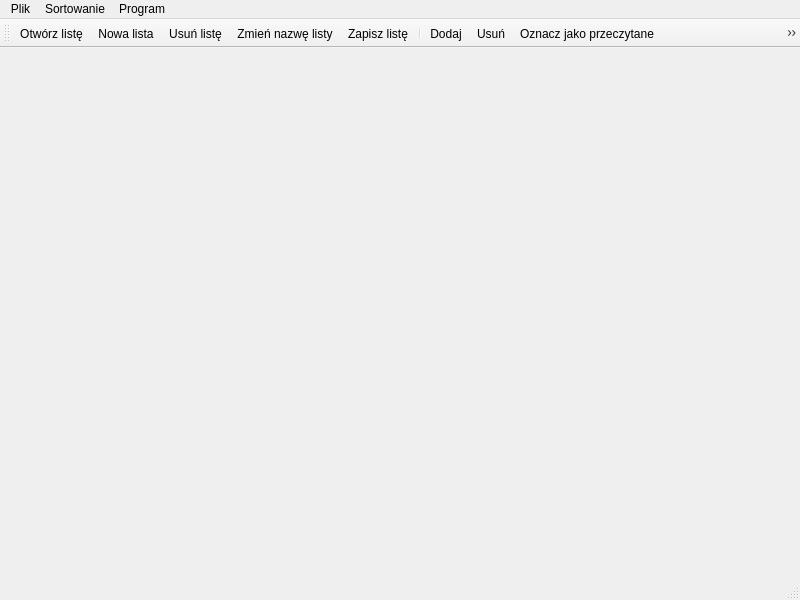
<?xml version="1.0" encoding="UTF-8"?>
<ui version="4.0">
 <class>MainWindow</class>
 <widget class="QMainWindow" name="MainWindow">
  <property name="geometry">
   <rect>
    <x>0</x>
    <y>0</y>
    <width>800</width>
    <height>600</height>
   </rect>
  </property>
  <property name="windowTitle">
   <string>E-Biblioteka</string>
  </property>
  <property name="windowIcon">
   <iconset resource="resources.qrc">
    <normaloff>:/icons/library.png</normaloff>:/icons/library.png</iconset>
  </property>
  <widget class="QWidget" name="centralwidget">
   <layout class="QVBoxLayout" name="verticalLayout"/>
  </widget>
  <widget class="QMenuBar" name="menubar">
   <property name="geometry">
    <rect>
     <x>0</x>
     <y>0</y>
     <width>800</width>
     <height>21</height>
    </rect>
   </property>
   <widget class="QMenu" name="menuPlik">
    <property name="title">
     <string>Plik</string>
    </property>
    <addaction name="actionNewList"/>
    <addaction name="actionOpenList"/>
    <addaction name="actionSaveList"/>
   </widget>
   <widget class="QMenu" name="menuProgram">
    <property name="title">
     <string>Program</string>
    </property>
    <addaction name="actionExit"/>
   </widget>
   <widget class="QMenu" name="menuSortowanie">
    <property name="title">
     <string>Sortowanie</string>
    </property>
    <widget class="QMenu" name="menuAutor">
     <property name="title">
      <string>Autor</string>
     </property>
     <addaction name="actionSortAuthorAlpha"/>
     <addaction name="actionSortAuthorRev"/>
    </widget>
    <widget class="QMenu" name="menuTytu">
     <property name="title">
      <string>Tytuł</string>
     </property>
     <addaction name="actionSortTitleAlpha"/>
     <addaction name="actionSortTitleRev"/>
    </widget>
    <addaction name="menuAutor"/>
    <addaction name="menuTytu"/>
    <addaction name="actionSortFav"/>
    <addaction name="actionSortComp"/>
   </widget>
   <addaction name="menuPlik"/>
   <addaction name="menuSortowanie"/>
   <addaction name="menuProgram"/>
  </widget>
  <widget class="QStatusBar" name="statusbar"/>
  <widget class="QToolBar" name="toolBar">
   <property name="windowTitle">
    <string>toolBar</string>
   </property>
   <attribute name="toolBarArea">
    <enum>TopToolBarArea</enum>
   </attribute>
   <attribute name="toolBarBreak">
    <bool>false</bool>
   </attribute>
   <addaction name="actionOpenList"/>
   <addaction name="actionNewList"/>
   <addaction name="actionDeleteList"/>
   <addaction name="actionRenameList"/>
   <addaction name="actionSaveList"/>
   <addaction name="separator"/>
   <addaction name="actionAdd"/>
   <addaction name="actionDelete"/>
   <addaction name="actionMarkCompleted"/>
   <addaction name="actionFavourite"/>
   <addaction name="actionOpen"/>
  </widget>
  <action name="actionExit">
   <property name="text">
    <string>Wyjdź</string>
   </property>
  </action>
  <action name="actionOpenList">
   <property name="icon">
    <iconset resource="resources.qrc">
     <normaloff>:/icons/resources/icons/notebook.png</normaloff>:/icons/resources/icons/notebook.png</iconset>
   </property>
   <property name="text">
    <string>Otwórz listę</string>
   </property>
   <property name="toolTip">
    <string>Otwórz listę</string>
   </property>
  </action>
  <action name="actionSave">
   <property name="text">
    <string>Zapisz</string>
   </property>
  </action>
  <action name="actionOpen">
   <property name="icon">
    <iconset resource="resources.qrc">
     <normaloff>:/icons/open.png</normaloff>:/icons/open.png</iconset>
   </property>
   <property name="text">
    <string>Otwórz</string>
   </property>
   <property name="toolTip">
    <string>Otwórz</string>
   </property>
  </action>
  <action name="actionAdd">
   <property name="icon">
    <iconset resource="resources.qrc">
     <normaloff>:/icons/plus.png</normaloff>:/icons/plus.png</iconset>
   </property>
   <property name="text">
    <string>Dodaj</string>
   </property>
   <property name="toolTip">
    <string>Dodaj dokument</string>
   </property>
  </action>
  <action name="actionDelete">
   <property name="icon">
    <iconset resource="resources.qrc">
     <normaloff>:/icons/minus.png</normaloff>:/icons/minus.png</iconset>
   </property>
   <property name="text">
    <string>Usuń</string>
   </property>
   <property name="toolTip">
    <string>Usuń dokument</string>
   </property>
  </action>
  <action name="actionRenameList">
   <property name="icon">
    <iconset resource="resources.qrc">
     <normaloff>:/icons/edit.png</normaloff>:/icons/edit.png</iconset>
   </property>
   <property name="text">
    <string>Zmień nazwę listy</string>
   </property>
   <property name="toolTip">
    <string>Zmień nazwę listy</string>
   </property>
  </action>
  <action name="actionMarkCompleted">
   <property name="icon">
    <iconset resource="resources.qrc">
     <normaloff>:/icons/mark.png</normaloff>:/icons/mark.png</iconset>
   </property>
   <property name="text">
    <string>Oznacz jako przeczytane</string>
   </property>
   <property name="toolTip">
    <string>Oznacz jako przeczytane</string>
   </property>
  </action>
  <action name="actionNewList">
   <property name="icon">
    <iconset resource="resources.qrc">
     <normaloff>:/icons/resources/icons/notebook--plus.png</normaloff>:/icons/resources/icons/notebook--plus.png</iconset>
   </property>
   <property name="text">
    <string>Nowa lista</string>
   </property>
  </action>
  <action name="actionDeleteList">
   <property name="icon">
    <iconset resource="resources.qrc">
     <normaloff>:/icons/resources/icons/notebook--minus.png</normaloff>:/icons/resources/icons/notebook--minus.png</iconset>
   </property>
   <property name="text">
    <string>Usuń listę</string>
   </property>
   <property name="toolTip">
    <string>Usuń listę</string>
   </property>
  </action>
  <action name="actionSaveList">
   <property name="icon">
    <iconset resource="resources.qrc">
     <normaloff>:/icons/resources/icons/disk-return-black.png</normaloff>:/icons/resources/icons/disk-return-black.png</iconset>
   </property>
   <property name="text">
    <string>Zapisz listę</string>
   </property>
   <property name="toolTip">
    <string>Zapisz listę</string>
   </property>
  </action>
  <action name="actionFavourite">
   <property name="icon">
    <iconset resource="resources.qrc">
     <normaloff>:/icons/heart.png</normaloff>:/icons/heart.png</iconset>
   </property>
   <property name="text">
    <string>Oznacz jako ulubione</string>
   </property>
   <property name="toolTip">
    <string>Oznacz jako ulubione</string>
   </property>
  </action>
  <action name="actionSortFav">
   <property name="text">
    <string>Ulubione</string>
   </property>
  </action>
  <action name="actionSortComp">
   <property name="text">
    <string>Ukończone</string>
   </property>
  </action>
  <action name="actionSortAuthorAlpha">
   <property name="text">
    <string>od A do Z</string>
   </property>
  </action>
  <action name="actionSortTitleAlpha">
   <property name="text">
    <string>od A do Z</string>
   </property>
  </action>
  <action name="actionSortAuthorRev">
   <property name="text">
    <string>od Z do A</string>
   </property>
  </action>
  <action name="actionSortTitleRev">
   <property name="text">
    <string>od Z do A</string>
   </property>
  </action>
 </widget>
 <resources>
  <include location="resources.qrc"/>
 </resources>
 <connections/>
</ui>
